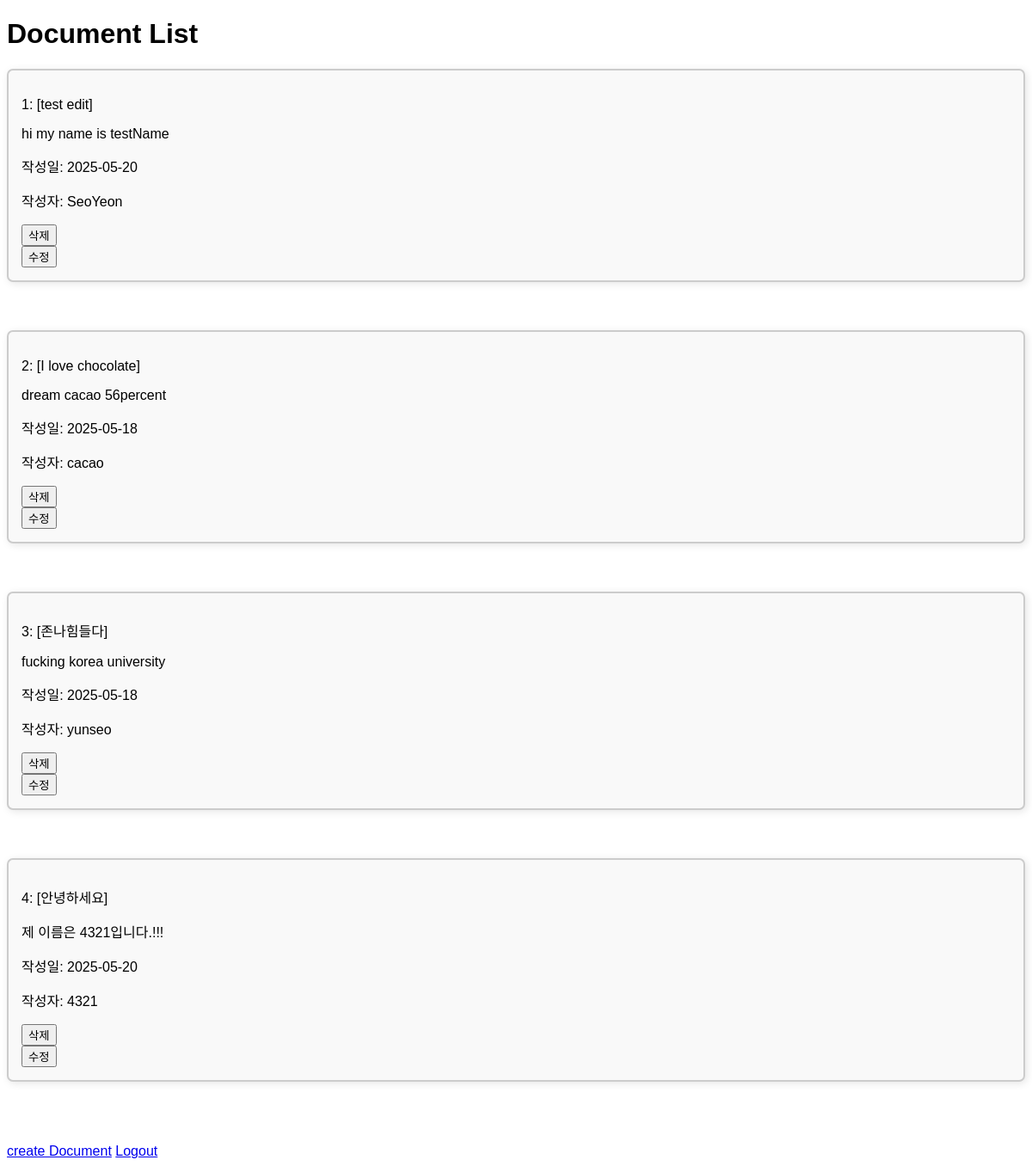
/CreateDocument/documentList.php, run on an earlier commit of the app's database.
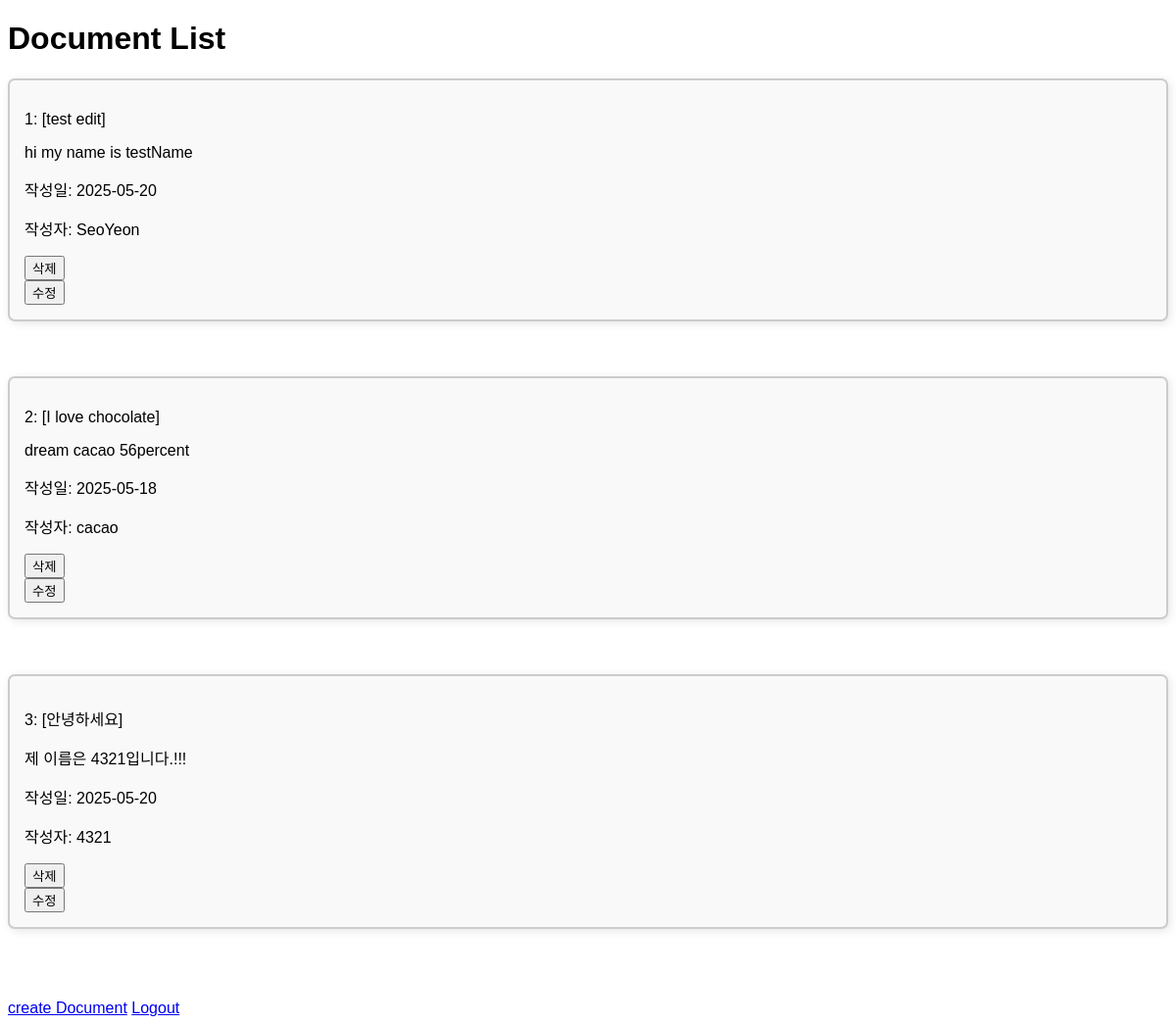
And on a later commit of the database.
### tables this page shows
CREATE TABLE `createdocument` (
  `id` int(50) UNSIGNED NOT NULL AUTO_INCREMENT,
  `userId` varchar(50) NOT NULL,
  `title` text NOT NULL,
  `document` mediumtext DEFAULT NULL,
  `createDate` date NOT NULL,
  PRIMARY KEY (`id`)
);

CREATE TABLE `users` (
  `id` int(11) NOT NULL,
  `userId` varchar(50) NOT NULL,
  `userPassword` varchar(255) NOT NULL,
  `userName` varchar(50) DEFAULT NULL
);

### src/CreateDocument/documentList.php (the view, shortened to what this page needs)
<?php
$conn = new mysqli("db", "root", "root", "testdb");
$conn->set_charset("utf8mb4");
$sql = "SELECT c.id, c.document, c.createDate, c.title, u.userId, u.userName
        FROM createdocument c
        JOIN users u ON c.userId = u.userId";
$result = $conn->query($sql);
?>
<!DOCTYPE html>
<html>
<head>
    <link rel="stylesheet" href="../CssFiles/Preview.css">
</head>
<body>
    <h1>Document List</h1>
    <?php
    $indexNum = 1;
    if($result ->num_rows > 0) {
        while($row = $result->fetch_assoc()) {
            echo "<div class='list-card'>";
            echo "<p>$indexNum: [".htmlspecialchars($row['title'])."]</p>";
            echo "<p>".htmlspecialchars($row['document'])."</p>";
            echo "<p>작성일: ".htmlspecialchars($row['createDate'])."</p>";
            echo "<p>작성자: ".htmlspecialchars($row['userName'])."</p>";
            echo "<form method ='post' action = 'deleteDocument.php'>";
            echo "<button type ='submit'>삭제</button>";
            echo "</form>";
            echo "<a href='editDocument.php?id=" . urlencode($row['id']) . "'>";
            echo "<button>수정</button>";
            echo "</a>";
            echo"</div>";
            echo "<br><br>";
            $indexNum++;
        }
    }
    ?>
    <a href='createDocument.php'>create Document</a>
    <a href='../loginPage.html'>Logout</a>
</body>
</html>

### src/CssFiles/Preview.css (style rules this page uses)
body { font-family: 'Malgun Gothic', 'Apple SD Gothic Neo', Arial, sans-serif; }
.list-card { border: 2px solid #ccc; border-radius: 7px; padding: 15px; margin-bottom: 20px; background-color: #f9f9f9; box-shadow: 2px 2px 10px rgba(0, 0, 0, 0.1); }

What changed in the data, as far as the page shows it:
removed createdocument: title "존나힘들다", document "fucking korea university", createDate "2025-05-18", users.userName "yunseo"
